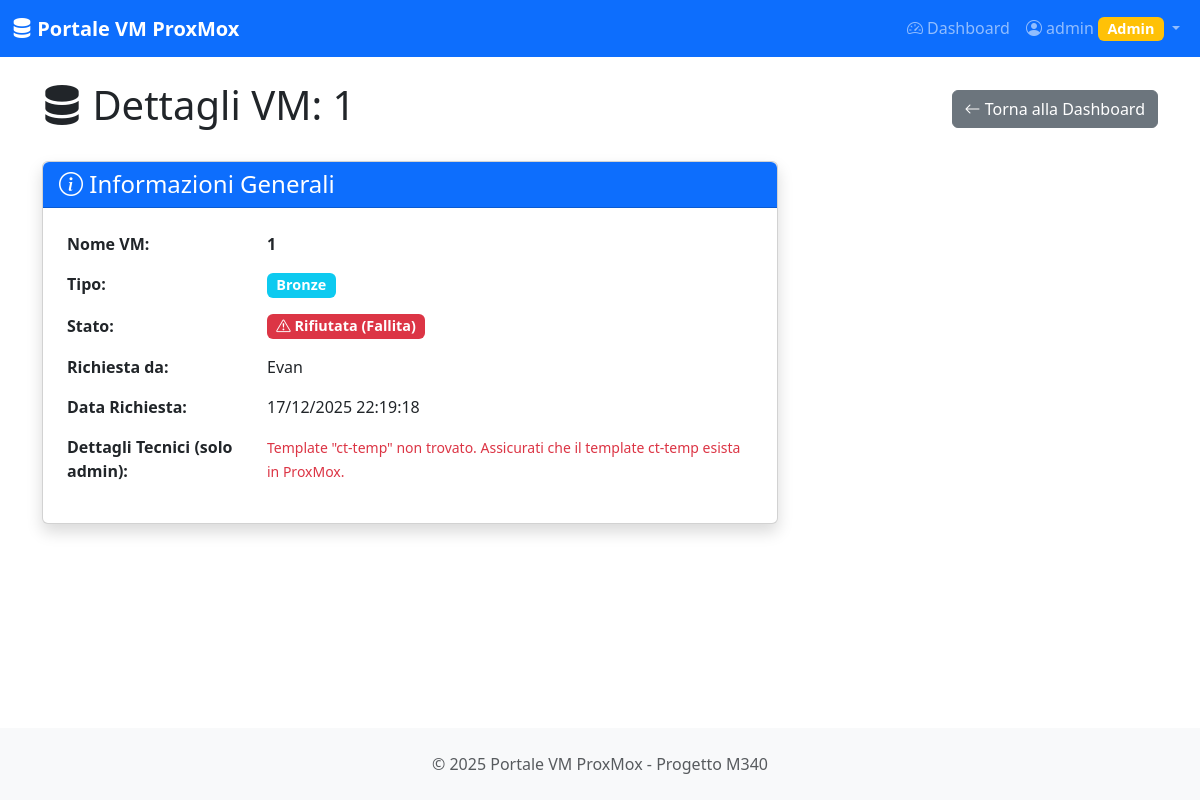
Page /vm_details/2 (signed in) on the committed database.
### models.py (models this page shows, shortened)
class User(db.Model):
    id = db.Column(db.Integer, primary_key=True)
    username = db.Column(db.String(80), unique=True, nullable=False)
    email = db.Column(db.String(120), unique=True, nullable=True)
    password_hash = db.Column(db.String(255), nullable=False)
    is_admin = db.Column(db.Boolean, default=False, nullable=False)
    created_at = db.Column(db.DateTime, default=get_local_time)
    vm_requests = db.relationship('VMRequest', foreign_keys='VMRequest.user_id', backref='user', lazy=True)

class VMRequest(db.Model):
    id = db.Column(db.Integer, primary_key=True)
    user_id = db.Column(db.Integer, db.ForeignKey('user.id'), nullable=False)
    vm_type = db.Column(db.String(20), nullable=False)
    vm_name = db.Column(db.String(100), nullable=False)
    description = db.Column(db.Text, nullable=True)
    status = db.Column(db.String(20), default='pending')
    vm_id = db.Column(db.Integer, nullable=True)
    hostname = db.Column(db.String(255), nullable=True)
    ip_address = db.Column(db.String(45), nullable=True)
    username = db.Column(db.String(100), nullable=True)
    password = db.Column(db.String(255), nullable=True)
    ssh_key = db.Column(db.Text, nullable=True)
    approved_by = db.Column(db.Integer, db.ForeignKey('user.id'), nullable=True)
    approved_at = db.Column(db.DateTime, nullable=True)
    rejected_by = db.Column(db.Integer, db.ForeignKey('user.id'), nullable=True)
    rejected_at = db.Column(db.DateTime, nullable=True)
    rejection_reason = db.Column(db.Text, nullable=True)
    error_message = db.Column(db.Text, nullable=True)
    created_at = db.Column(db.DateTime, default=get_local_time)
    updated_at = db.Column(db.DateTime, default=get_local_time, onupdate=get_local_time)
    def get_status_badge_class(self):
        status_classes = {
            'pending': 'warning',
            'approved': 'success',
            'rejected': 'danger',
            'failed': 'danger'
        }
        return status_classes.get(self.status, 'secondary')
    def get_vm_type_display(self):
        type_names = {
            'bronze': 'Bronze',
            'silver': 'Silver',
            'gold': 'Gold'
        }
        return type_names.get(self.vm_type, self.vm_type.capitalize())

### app.py (the view)
@app.route('/vm_details/<int:request_id>')
@login_required
def vm_details(request_id):
    vm_request = VMRequest.query.get_or_404(request_id)
    if not current_user.is_admin and vm_request.user_id != current_user.id:
        flash('Accesso negato.', 'error')
        return redirect(url_for('dashboard'))
    return render_template('vm_details.html', request=vm_request)

### app.py (called while the page is built)
@login_manager.user_loader
def load_user(user_id):
    return User.query.get(int(user_id))

### templates/vm_details.html (shortened to what this page needs)
{% extends "base.html" %}
{% block content %}
<div class="d-flex justify-content-between align-items-center mb-4">
    <h1><i class="bi bi-server"></i> Dettagli VM: {{ request.vm_name }}</h1>
    <a href="{{ url_for('dashboard') }}" class="btn btn-secondary">
        <i class="bi bi-arrow-left"></i> Torna alla Dashboard
    </a>
</div>
<div class="row">
    <div class="col-md-8">
        <div class="card shadow mb-4">
            <div class="card-header bg-primary text-white">
                <h4 class="mb-0"><i class="bi bi-info-circle"></i> Informazioni Generali</h4>
            </div>
            <div class="card-body">
                <table class="table table-borderless">
                    <tr>
                        <th width="200">Nome VM:</th>
                        <td><strong>{{ request.vm_name }}</strong></td>
                    </tr>
                    <tr>
                        <th>Tipo:</th>
                        <td><span class="badge bg-info">{{ request.get_vm_type_display() }}</span></td>
                    </tr>
                    <tr>
                        <th>Stato:</th>
                        <td>
                            <span class="badge bg-{{ request.get_status_badge_class() }}">
                                {% if request.status == 'pending' %}
                                    <i class="bi bi-hourglass-split"></i> In Attesa di Approvazione
                                {% elif request.status == 'approved' %}
                                    <i class="bi bi-check-circle"></i> Approvata e Creata
                                {% elif request.status == 'rejected' %}
                                    <i class="bi bi-x-circle"></i> {% if request.error_message %}Rifiutata (Fallita){% else %}Rifiutata{% endif %}
                                {% elif request.status == 'failed' %}
                                    <i class="bi bi-exclamation-triangle"></i> Rifiutata (Fallita)
                                {% endif %}
                            </span>
                        </td>
                    </tr>
                    <tr>
                        <th>Richiesta da:</th>
                        <td>{{ request.user.username }}</td>
                    </tr>
                    <tr>
                        <th>Data Richiesta:</th>
                        <td>{{ request.created_at.strftime('%d/%m/%Y %H:%M:%S') }}</td>
                    </tr>
                    {% if request.error_message and current_user.is_admin %}
                    <tr>
                        <th>Dettagli Tecnici (solo admin):</th>
                        <td class="text-danger"><small>{{ request.error_message }}</small></td>
                    </tr>
                    {% endif %}
                </table>
            </div>
        </div>
    </div>
    <div class="col-md-4">
    </div>
</div>
{% endblock %}

### templates/base.html (shortened to what this page needs)
<!DOCTYPE html>
<html lang="it">
<head>
    <link href="https://cdn.jsdelivr.net/npm/bootstrap@5.3.0/dist/css/bootstrap.min.css" rel="stylesheet">
    <link rel="stylesheet" href="https://cdn.jsdelivr.net/npm/bootstrap-icons@1.11.0/font/bootstrap-icons.css">
    <link rel="stylesheet" href="{{ url_for('static', filename='css/style.css') }}">
</head>
<body>
    <nav class="navbar navbar-expand-lg navbar-dark bg-primary">
        <div class="container-fluid">
            <a class="navbar-brand" href="{{ url_for('dashboard') }}">
                <i class="bi bi-server"></i> Portale VM ProxMox
            </a>
            <div class="collapse navbar-collapse" id="navbarNav">
                <ul class="navbar-nav ms-auto">
                    {% if current_user.is_authenticated %}
                        <li class="nav-item">
                            <a class="nav-link" href="{{ url_for('dashboard') }}">
                                <i class="bi bi-speedometer2"></i> Dashboard
                            </a>
                        </li>
                        <li class="nav-item dropdown">
                            <a class="nav-link dropdown-toggle" href="#" id="navbarDropdown" role="button" data-bs-toggle="dropdown">
                                <i class="bi bi-person-circle"></i> {{ current_user.username }}
                                {% if current_user.is_admin %}
                                    <span class="badge bg-warning">Admin</span>
                                {% endif %}
                            </a>
                        </li>
                    {% else %}
                        <li class="nav-item">
                            <a class="nav-link" href="{{ url_for('login') }}">
                                <i class="bi bi-box-arrow-in-right"></i> Login
                            </a>
                        </li>
                    {% endif %}
                </ul>
            </div>
        </div>
    </nav>
    <main class="container mt-4">
        {% block content %}{% endblock %}
    </main>
    <footer class="mt-5 py-4 bg-light text-center">
        <div class="container">
            <p class="text-muted mb-0">&copy; 2025 Portale VM ProxMox - Progetto M340</p>
        </div>
    </footer>
</body>
</html>

### static/css/style.css (style rules this page uses)
body { min-height: 100vh; display: flex; flex-direction: column; }
main { flex: 1; }
.card { transition: transform 0.2s; }
.navbar-brand { font-weight: bold; }
.badge { font-size: 0.9em; }
.table th { border-top: none; }
.btn { border-radius: 0.375rem; }
.card-header { border-radius: 0.375rem 0.375rem 0 0 !important; }

### rows in the picture
User: username "admin"
VMRequest: vm_name "1", vm_type "Bronze", created_at "17/12/2025 22:19:18", error_message "Template \"ct-temp\" non trovato. Assicurati che il template ct-temp esista in ProxMox."
User: user.username "Evan"
